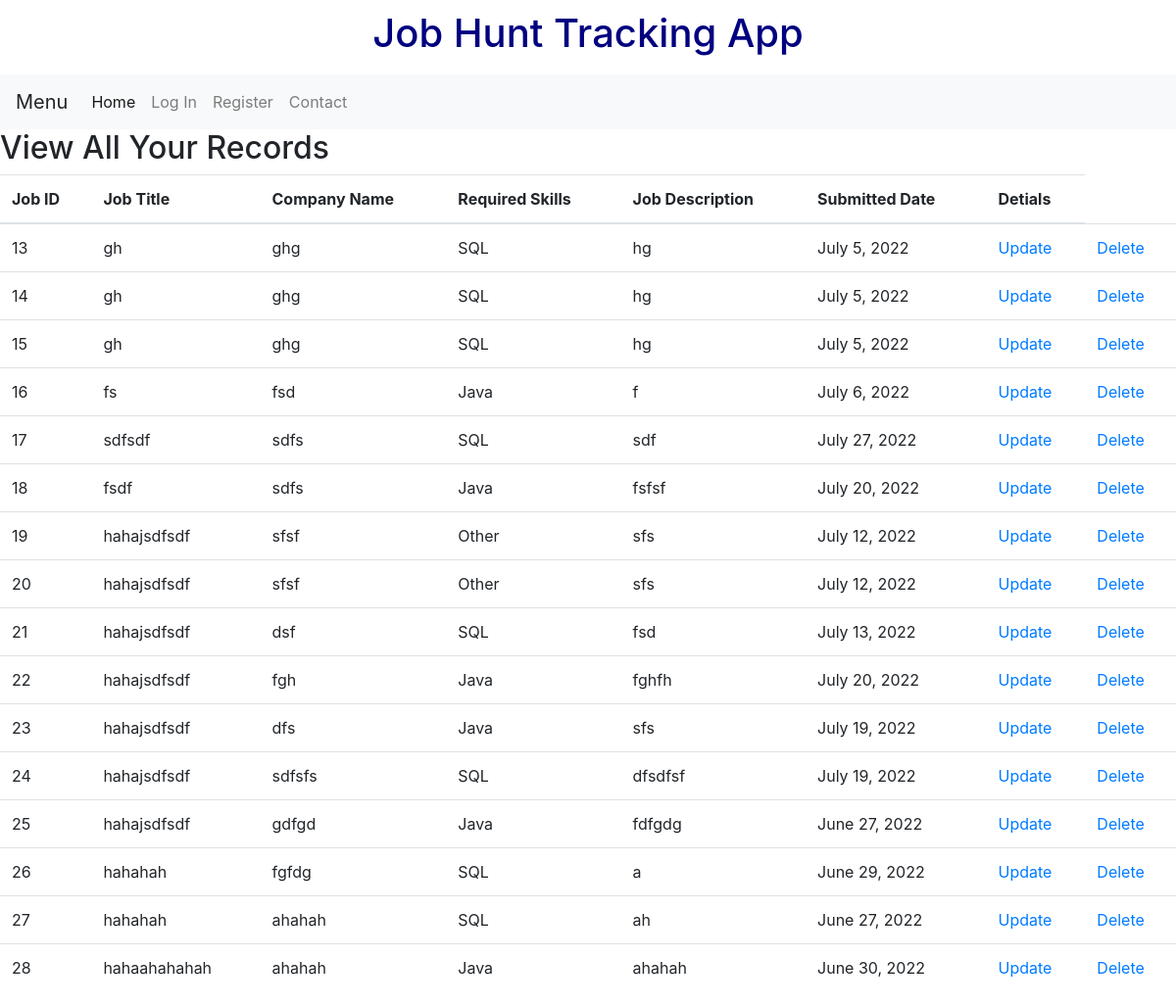
The app's page /TrackJob/showrecord/ with its own data.
### TrackJob/models.py (models this page shows)
class Job(models.Model):
    Job_Title = models.CharField(max_length=120) # required to have maxlength
    Company_Name = models.CharField(max_length=120)
    SkillType = [('Python', 'Python'), ('Java', 'Java'), ('SQL', 'SQL'), ('HTML', 'HTML/CSS'),('Other','Other') ]  # enum
    Required_Skills = models.CharField(blank=True, choices=SkillType, max_length=10)
    Job_Description = models.TextField()
    Submitted_Date = models.DateField()
    Note = models.TextField(blank=False, null=True)

### TrackJob/views.py (the view)
# urls.py: path('showrecord/', showrecord_view,name = 'showrecord'),
def showrecord_view(request,*args, **kwargs):
    queryset = Job.objects.all() #list of objects
    context = {
        "object_list": queryset
    }
    return render(request, "showrecordpage.html", context)

### TrackJob/templates/showrecordpage.html
{% extends 'basepage.html' %}
{%  block content %}
<h2> View All Your Records</h2>
<table class="table">
  <thead>
    <tr>
        <th scope="col">Job ID</th>
        <th scope="col">Job Title</th>
        <th scope="col">Company Name</th>
        <th scope="col">Required Skills</th>
        <th scope="col">Job Description</th>
        <th scope="col">Submitted Date</th>
        <th scope="col">Detials</th>
    </tr>
  </thead>
<Tbody>
        {%  for instance in object_list %}
            <tr>
                <td>{{ instance.id}}</td>
                <td>{{ instance.Job_Title }}</td>
                <td>{{ instance.Company_Name }}</td>
                <td>{{ instance.Required_Skills }}</td>
                <td>{{ instance.Job_Description }}</td>
                <td>{{ instance.Submitted_Date }}</td>
                <td><a href="{% url 'job_update' instance.id %}">Update</a>
                <td><a href="{% url 'job_delete' instance.id %}">Delete</a>
                </td>
          </tr>
        {% endfor %}
    </Tbody>
</table>
{% endblock %}

### records on screen
Job: id "13", Job_Title "gh", Company_Name "ghg", Required_Skills "SQL", Job_Description "hg", Submitted_Date "July 5, 2022"
Job: id "14", Job_Title "gh", Company_Name "ghg", Required_Skills "SQL", Job_Description "hg", Submitted_Date "July 5, 2022"
Job: id "15", Job_Title "gh", Company_Name "ghg", Required_Skills "SQL", Job_Description "hg", Submitted_Date "July 5, 2022"
Job: id "16", Job_Title "fs", Company_Name "fsd", Required_Skills "Java", Job_Description "f", Submitted_Date "July 6, 2022"
Job: id "17", Job_Title "sdfsdf", Company_Name "sdfs", Required_Skills "SQL", Job_Description "sdf", Submitted_Date "July 27, 2022"
Job: id "18", Job_Title "fsdf", Company_Name "sdfs", Required_Skills "Java", Job_Description "fsfsf", Submitted_Date "July 20, 2022"
Job: id "19", Job_Title "hahajsdfsdf", Company_Name "sfsf", Required_Skills "Other", Job_Description "sfs", Submitted_Date "July 12, 2022"
Job: id "20", Job_Title "hahajsdfsdf", Company_Name "sfsf", Required_Skills "Other", Job_Description "sfs", Submitted_Date "July 12, 2022"
Job: id "21", Job_Title "hahajsdfsdf", Company_Name "dsf", Required_Skills "SQL", Job_Description "fsd", Submitted_Date "July 13, 2022"
Job: id "22", Job_Title "hahajsdfsdf", Company_Name "fgh", Required_Skills "Java", Job_Description "fghfh", Submitted_Date "July 20, 2022"
Job: id "23", Job_Title "hahajsdfsdf", Company_Name "dfs", Required_Skills "Java", Job_Description "sfs", Submitted_Date "July 19, 2022"
Job: id "24", Job_Title "hahajsdfsdf", Company_Name "sdfsfs", Required_Skills "SQL", Job_Description "dfsdfsf", Submitted_Date "July 19, 2022"
Job: id "25", Job_Title "hahajsdfsdf", Company_Name "gdfgd", Required_Skills "Java", Job_Description "fdfgdg", Submitted_Date "June 27, 2022"
Job: id "26", Job_Title "hahahah", Company_Name "fgfdg", Required_Skills "SQL", Job_Description "a", Submitted_Date "June 29, 2022"
Job: id "27", Job_Title "hahahah", Company_Name "ahahah", Required_Skills "SQL", Job_Description "ah", Submitted_Date "June 27, 2022"
Job: id "28", Job_Title "hahaahahahah", Company_Name "ahahah", Required_Skills "Java", Job_Description "ahahah", Submitted_Date "June 30, 2022"
